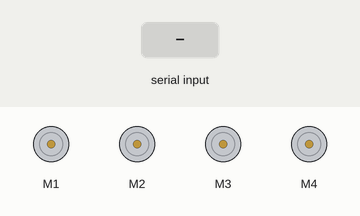
Simulated run of this sketch. Board: Arduino Uno, built with avr-gcc and run on an emulated ATmega328P. Shown: 4 × DC motor (green arrow = forward, orange = backward, longer = faster). Inputs (shaded band) come from the test bench. What the sketch prints to the serial monitor is not drawn.

Above: at 1.2 s.
1.3 s: "F" received over the second serial link
At 1.7 s:
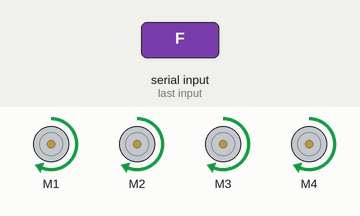
2.8 s: "B" received over the second serial link
At 4.0 s:
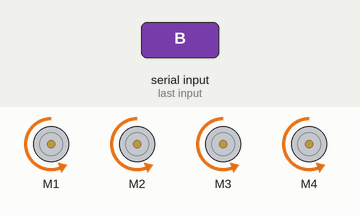
4.3 s: "f" received over the second serial link
At 5.2 s:
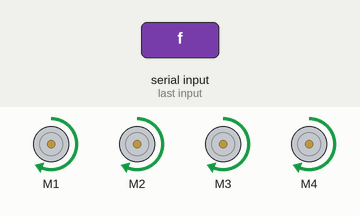
5.8 s: "L" received over the second serial link
At 6.3 s:
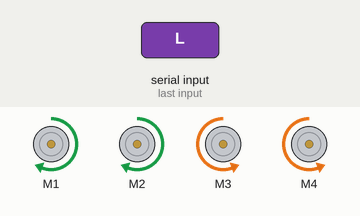
Timing chart, 0 to 8.3 s (numbered marks = the images above; inputs shaded):
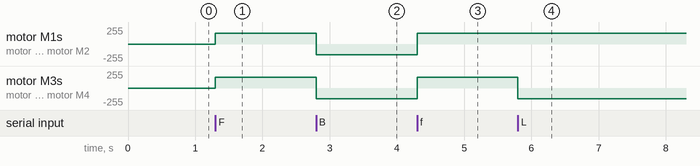

The sketch:

rc_controller_4motors.ino
```cpp
#include <SoftwareSerial.h>
#include <AFMotor_R4.h>

AF_DCMotor FL(1);  // M1
AF_DCMotor RL(2);  // M2
AF_DCMotor FR(3);  // M3
AF_DCMotor RR(4);  // M4
SoftwareSerial BT( A0, A1 ); // RX = A4, TX = A5

char command;

void setup() {
  Serial.begin(9600);
  BT.begin(9600);
  Serial.println("4 Motor RC Car Test");

  setAllSpeed(160);
  stopMotors();
}

void loop() {
  if (BT.available()) {
    command = BT.read();
    Serial.print("Se recibio: ");
    Serial.println(command);

    switch (command) {
      case 'F':   // Forward
      case 'f':
        forward();
        break;

      case 'B':   // Backward
      case 'b':
        backward();
        break;

      case 'L':   // Turn Left
      case 'l':
        turnLeft();
        break;

      case 'R':   // Turn Right
      case 'r':
        turnRight();
        break;

      case 'S':   // Stop
      case 's':
        stopMotors();
        break;

      case 'z':   // turbo
      case 'Z':
        setAllSpeed(255);
        break;

      case 'w':   // normal speed
      case 'W':
        setAllSpeed(160);
        break;

      default:
        Serial.println("error de comando");
        break;

       stopMotors();
    }
  }
}

void setAllSpeed(int speed) {
  FL.setSpeed(speed);
  RL.setSpeed(speed);
  FR.setSpeed(speed);
  RR.setSpeed(speed);
}

void forward() {
  FL.run(FORWARD);
  RL.run(FORWARD);
  FR.run(FORWARD);
  RR.run(FORWARD);
  Serial.println("→ Adelante");

}

void backward() {
  FL.run(BACKWARD);
  RL.run(BACKWARD);
  FR.run(BACKWARD);
  RR.run(BACKWARD);
  Serial.println("← Atras");
}

void turnLeft() {
  // Left wheels backward, Right wheels forward = sharp left turn
  FR.run(BACKWARD);
  RR.run(BACKWARD);
  //motor3.run(BACKWARD);
  //motor4.run(BACKWARD);
  Serial.println("↺ Izquierda");
}

void turnRight() {
  // Left wheels forward, Right wheels backward = sharp right turn
  FL.run(BACKWARD);
  RL.run(BACKWARD);
  //motor3.run(FORWARD);
  //motor4.run(FORWARD);
  Serial.println("↻ Derecha");
}

void stopMotors() {
  FL.run(RELEASE);
  RL.run(RELEASE);
  FR.run(RELEASE);
  RR.run(RELEASE);
  Serial.println("■ All motors stopped");
}
```

Measured:
- after the input at 1.3 s, motor M1–4: stopped → forward 160/255 at once
- after the input at 2.8 s, motor M1–4: forward 160/255 → backward 160/255 at once
- after the input at 4.3 s, motor M1–4: backward 160/255 → forward 160/255 at once
- after the input at 5.8 s, motor M3, motor M4: forward 160/255 → backward 160/255 at once
